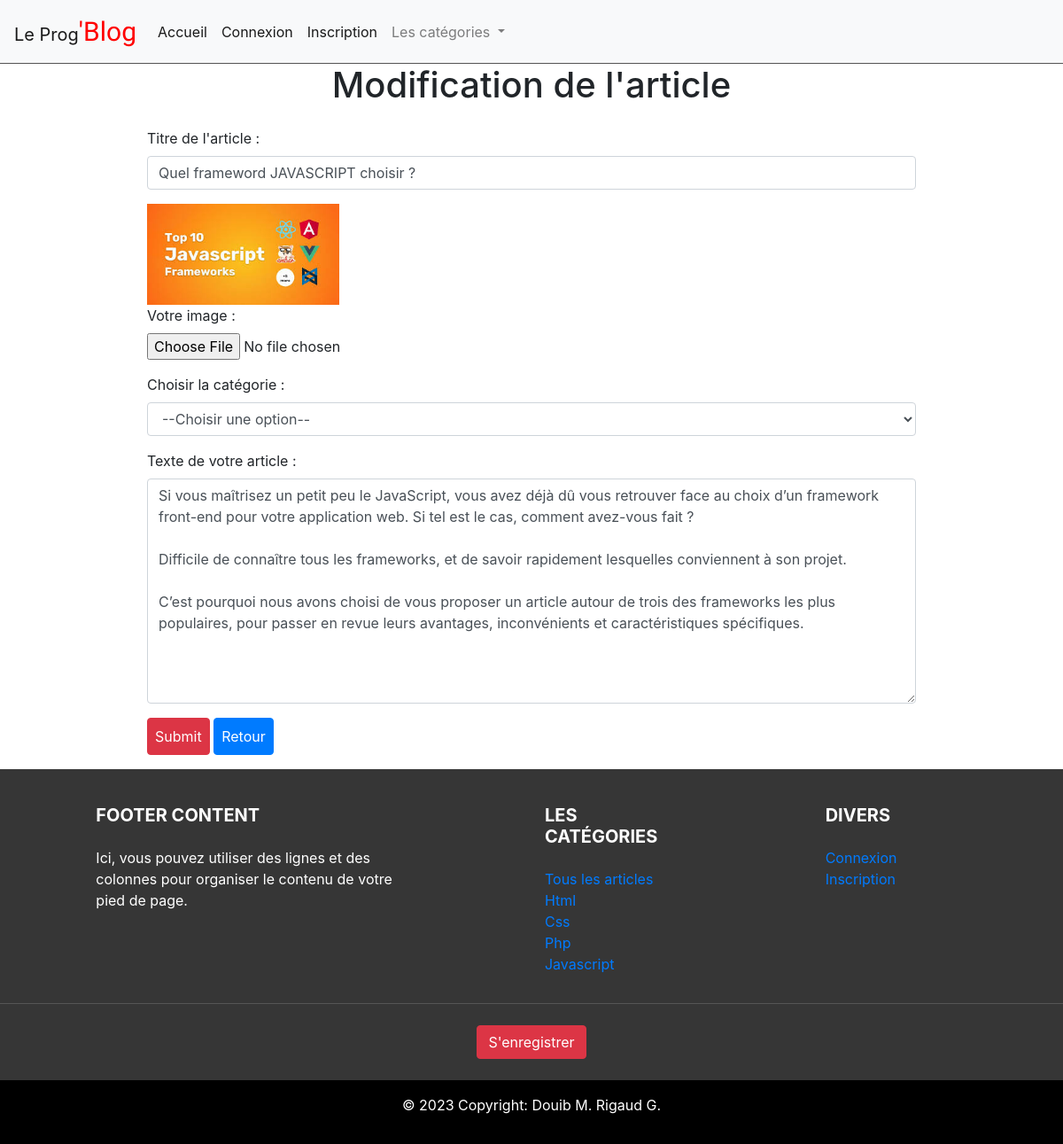
Screenshot of /modification_article.php?id=36 with the database file from the repository.
### tables this page shows
CREATE TABLE IF NOT EXISTS `articles` (
  `id` int(11) NOT NULL AUTO_INCREMENT,
  `titre` varchar(255) NOT NULL,
  `article` text NOT NULL,
  `id_utilisateur` int(11) NOT NULL,
  `id_categorie` int(11) NOT NULL,
  `date` timestamp NOT NULL DEFAULT current_timestamp() ON UPDATE current_timestamp(),
  `image` varchar(255) NOT NULL,
  PRIMARY KEY (`id`),
  KEY `id_categorie` (`id_categorie`)
);

CREATE TABLE IF NOT EXISTS `categories` (
  `id` int(11) NOT NULL AUTO_INCREMENT,
  `nom` varchar(80) NOT NULL,
  PRIMARY KEY (`id`)
);

### php/fonction/fonctions.php (called while the page is built, shortened)
<?php
function recuperation($base,$selection,$table) {
    $requete = $base->prepare("SELECT $selection FROM $table" );
    $requete->execute();
    $resultat = $requete->fetchall();
    return $resultat ;
}
?>

### php/include/connexion.php (called while the page is built)
<?php
require 'php/fonction/fonctions.php';
$bd = connexionPDO();
$categories = recuperation($bd,'*','categories');
?>

### modification_article.php (the view, shortened to what this page needs)
<?php
include 'php/include/connexion.php';
$id_article = $_GET['id'];
$article = $bd->prepare("SELECT * FROM articles WHERE id = $id_article");
$article->execute();
$resultat_article = $article->fetch();
?>
<!DOCTYPE html>
<html lang="fr">
<head>
    <link rel="stylesheet" href="https://maxcdn.bootstrapcdn.com/bootstrap/4.0.0/css/bootstrap.min.css">
    <link href="src/fontello/css/fontello.css" rel="stylesheet">
    <link href="src/css/styles.css" rel="stylesheet">
</head>
<body>
    <header><?php include 'php/include/header.php'; ?></header>
    <main >
        <h1 class="text-center">Modification de l'article</h1>
        <form action="php/traitement/formulaire_modification_article.php?id=<?= $id_article ?>" method="POST" enctype="multipart/form-data" class="w-75 p-3 m-auto">
            <div class="form-group">
                <label for="titre"  >Titre de l'article :</label>
                <input type="text" id="titre" name="titre" class="form-control" value="<?= $resultat_article['titre']?>" >
            </div>
            <div class="form-group">
                <img class="d-block w-25" src="php/traitement/upload/<?= $resultat_article['image'] ?>" alt="">
                <label for="image">Votre image : </label>
                <input type="file" id="image" accept=".jpg,.jpeg,.png,.gif" name="image" class="form-control-file" >
            </div>
            <div class="form-group">
                <label for="categorie">Choisir la catégorie : </label>
                <select name="categorie" id="categorie" class="form-control" >
                    <option value="">--Choisir une option--</option>
                </select>
            </div>
            <div class="form-group">
                <label for="article">Texte de votre article :</label>
                <textarea name="article" id="article" cols="30" rows="10" class="form-control"><?= $resultat_article['article'] ?></textarea>
            </div>
            <input type="submit" name="valider" class="btn btn-danger  m-auto  p-2">
            <a class="btn btn-primary  m-auto p-2" href="admin.php">Retour</a>
        </form>
    </main>
    <?php include 'php/include/footer.php';?>
</body>
</html>

### php/include/footer.php (shortened to what this page needs)
<footer class="page-footer font-small stylish-color-dark pt-4">
  <div class="container text-center text-md-left">
    <div class="row">
      <div class="col-md-4 mx-auto">
        <h5 class="font-weight-bold text-uppercase mt-3 mb-4">Footer Content</h5>
        <p>Ici, vous pouvez utiliser des lignes et des colonnes pour organiser le contenu de votre pied de page. </p>
      </div>
      <div class="col-md-2 mx-auto">
        <h5 class="font-weight-bold text-uppercase mt-3 mb-4">Les catégories</h5>
        <ul class="list-unstyled">
            <li><a href="articles.php">Tous les articles</a></li>
            <?php if (isset($categories)) :?>
                <?php for ($i=0 ; $i<COUNT($categories); $i++) : ?>
                    <li>
                        <a href="articles.php?categorie=<?= $categories[$i]['id']?>&p=1"><?= ucwords(strtolower($categories[$i]['nom'])) ?></a>
                    </li>
                <?php endfor ;?>
            <?php endif ;?>
        </ul>
      </div>
      <div class="col-md-2 mx-auto">
        <h5 class="font-weight-bold text-uppercase mt-3 mb-4">Divers</h5>
        <ul class="list-unstyled">
        <?php if (isset($_SESSION['user']->id)) :?>
          <?php if ($_SESSION['user']->id_droits == 42 || $_SESSION['user']->id_droits == 1337 ) : ?>
              <li>
                <a href="creer-article.php" >Créer un article</a>
              </li>
          <?php endif ;?>
          <?php if ( $_SESSION['user']->id_droits == 1337 ) : ?>
              <li>
                <a href="admin.php" >Espace administrateur</a>
              </li>
          <?php endif ;?>
          <li>
            <a href="profil.php" >Mon compte</a>
          </li>
        <?php else :?>
          <li>
            <a href="connexion.php" >Connexion</a>
          </li>
          <li>
            <a href="inscription.php" >Inscription</a>
          </li>
        <?php endif ;?>
        </ul>
      </div>
    </div>
  </div>
<?php if (!isset($_SESSION['user']->id)) : ?>
  <hr>
  <ul class="list-unstyled list-inline text-center py-2">
    <li class="list-inline-item">
      <a href="inscription.php" class="btn btn-danger btn-rounded">S'enregistrer</a>
    </li>
  </ul>
<?php endif ;?>
  <div class="footer-copyright text-center py-3">
    <p> © 2023 Copyright: Douib M. Rigaud G.</p>
  </div>
</footer>

### src/css/styles.css (style rules this page uses)
footer { color: white; background-color: rgb(54, 54, 54); }
.footer-copyright { background-color: black; }
hr { border-top: 1px solid rgb(85, 85, 85) ; }

### rows the page displays
articles: titre "Quel frameword JAVASCRIPT choisir ?", image (picture), article "Si vous maîtrisez un petit peu le JavaScript, vous avez déjà dû vous retrouver face au choix d’un framework front-end pour votre application web. Si tel est le cas, comment avez-vous fait ? Difficile de connaître tous les frameworks, et de savoir rapidement lesquelles conviennent à son projet. C’est pourquoi nous avons choisi de vous proposer un article autour de trois des frameworks les plus populaires, pour passer en revue leurs avantages, inconvénients et caractéristiques spécifiques."
categories: nom "Html"
categories: nom "Css"
categories: nom "Php"
categories: nom "Javascript"
